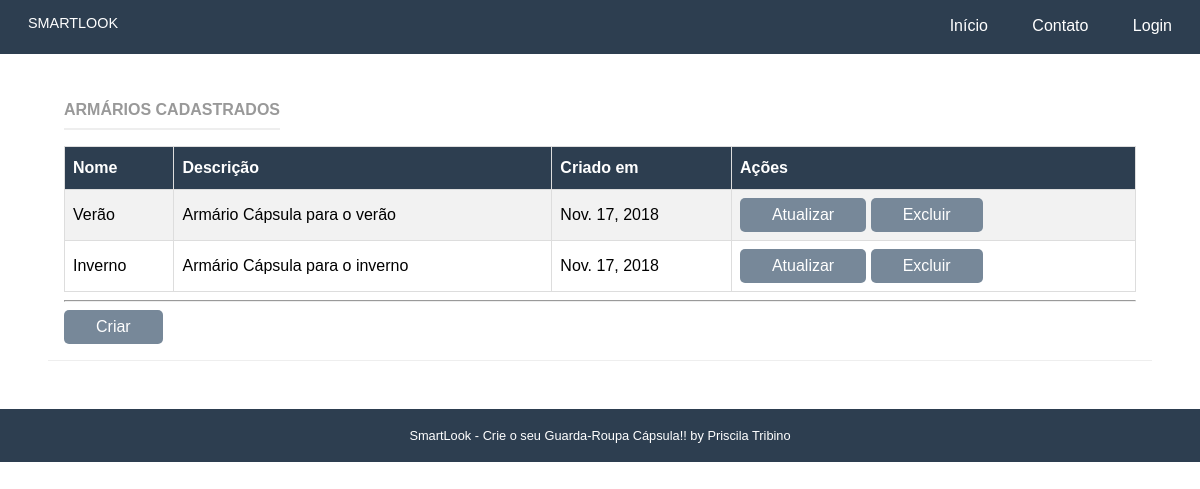
Page /armario/armarios/ on the earlier database version.
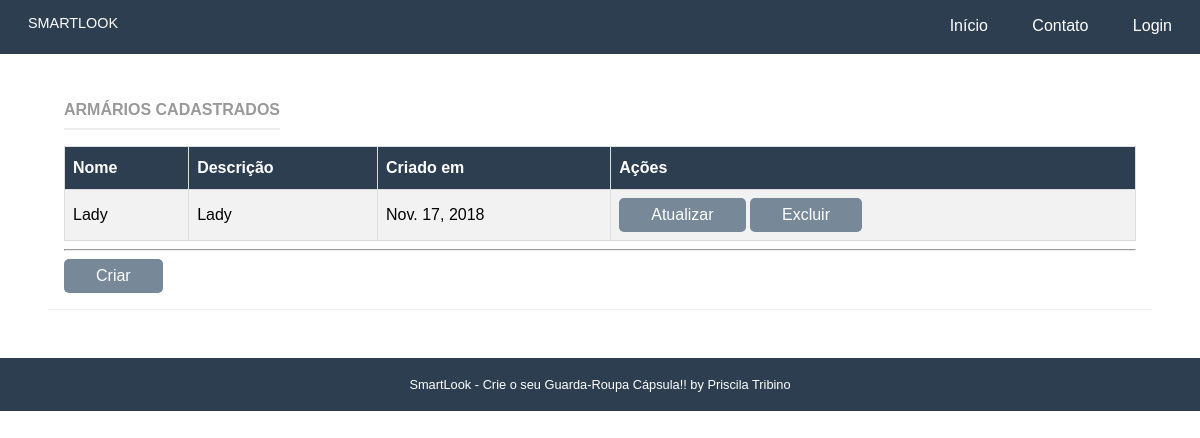
Same page on the later database version.
### armario/models.py (models this page shows, shortened)
class Armario(models.Model):
    name = models.CharField('Nome', max_length=50, blank=False)
    slug = models.SlugField('Atalho')
    descricao = models.CharField('Descrição', max_length=100, blank=True)
    created_at = models.DateField('Criado em', auto_now_add=True)
    updated_at = models.DateField('Atualizado em', auto_now=True)
    user = models.ForeignKey(User, blank=False, on_delete=models.PROTECT, related_name='user')
    objetos = models.Manager()

### armario/views.py (the view)
# urls.py: path('armarios/', ArmarioListView.as_view(), name="lista_armarios"),
class ArmarioListView(ListView):
    template_name = "armario/lista.html"
    model = Armario
    fields = '__all__'
    context_object_name = "armario"

### armario/templates/armario/lista.html (shortened to what this page needs)
{% extends "base.html" %}
{% load static %}
{% load staticfiles %}
{% block content %}
<div class="pure-g-r content-ribbon">
  <div class="pure-u-1">
    <div class="l-box">
      <div class="card">
          <h4 class="content-subhead">Armários Cadastrados</h4>
          {% if armario|length > 0 %}
            <table id="customers">
              <tr>
                <th >Nome</th>
                <th class="th-sm">Descrição</th>
                <th class="th-sm">Criado em</th>
                <th class="th-sm">Ações</th>
              </tr>
              {% for armario in armario %}
                <tr>
                  <td> {{ armario.name}}</td>
                  <td> {{ armario.descricao }}</td>
                  <td> {{ armario.created_at }}</td>
                  <td>
                    <a href="{% url 'armario:atualiza_armarios' pk=armario.id %}"
                       class="pure-button primary-button">Atualizar </a>
                    <a href="{% url 'armario:deleta_armario' pk=armario.id %}"
                      class="pure-button primary-button">Excluir</a>
                  </td>
                </tr>
              {% endfor %}
            </table>
        {% else %}
          <div class="content-subhead"></div> <br>
          <p class="content"> <b>Nenhum Armário cadastrado.</b></p>
          <p class="content">Crie já o seu!! Se precisar de ajuda, fale com a <a href= "#">Stella!</a> </p>
          </div>
        {% endif %}
          <hr />
          <div class="text-right">
            <a href="{% url 'armario:armario_cadastrar' %}" class="pure-button primary-button">Criar</a>
           <br>
          </div>
        </div>
      </div>
    </div>
  </div>
{% endblock %}

Differences in the rows shown:
removed Armario: name "Verão", descricao "Armário Cápsula para o verão", created_at "Nov. 17, 2018"
removed Armario: name "Inverno", descricao "Armário Cápsula para o inverno", created_at "Nov. 17, 2018"
added Armario: name "Lady", descricao "Lady", created_at "Nov. 17, 2018"
